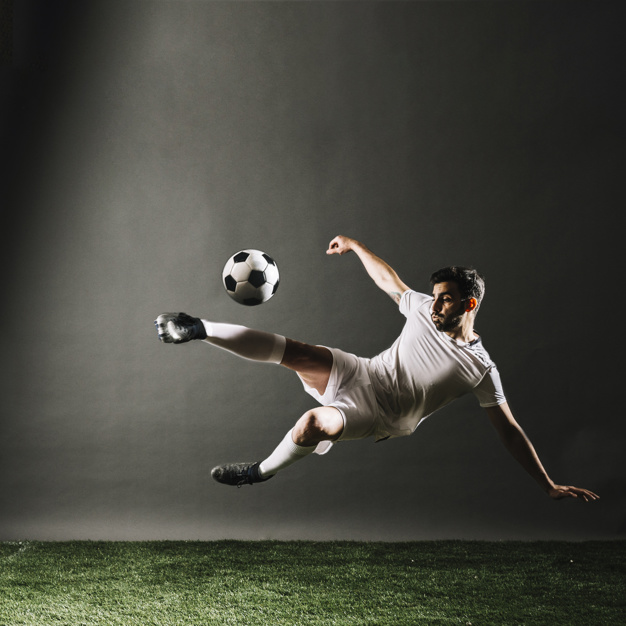
#> input picture jogador.jpg, 626 x 626 px
$ python histograma.py
#> lines starting #> are read from the running program, lines starting #| are printed output that depends on the picture
from matplotlib import pyplot as plt
import cv2

img = cv2.imread("jogador.jpg")
#> img is the input picture: shape (626, 626, 3); mean B, G, R 62.3, 70.7, 70.2
img = cv2.cvtColor( img, cv2.COLOR_BGR2GRAY)
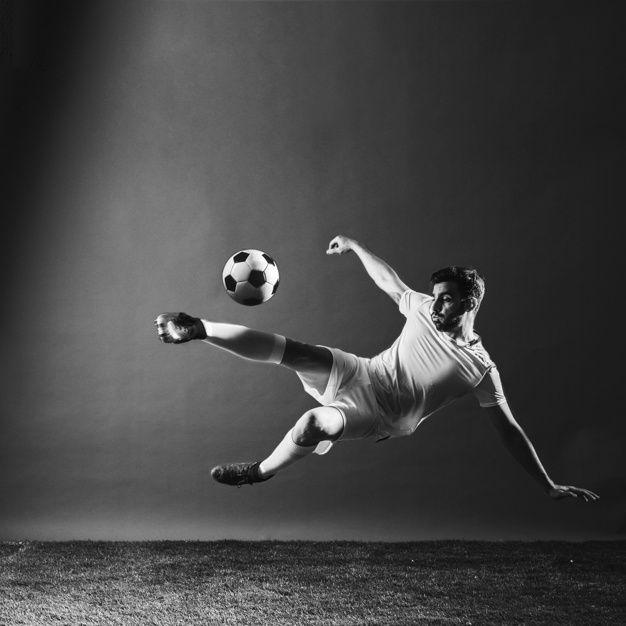
#> img: shape (626, 626); min 7, max 255, mean 69.6
#Função calcHist para calcular o histograma da imagem
h = cv2.calcHist( [img], [0], None, [256], [0,256])
#> h = 256 values, max 9328 at index 31, min 0 at index 0, mean 1530.8
plt.figure()
plt.title( "Histograma")
plt.xlabel( "Intensidade")
plt.ylabel("Quantidade de pixel")
plt.plot( h )
plt.xlim([0,256])
plt.show()
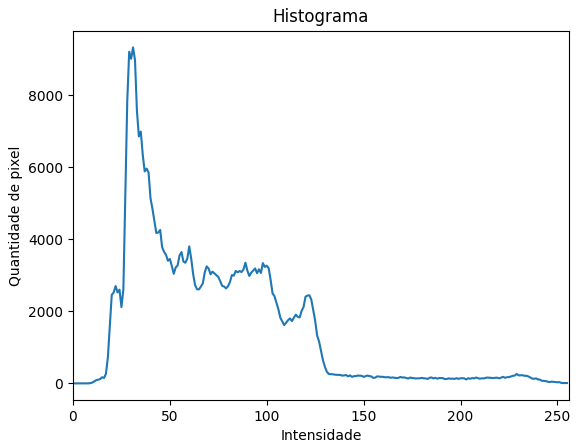
#> figure drawn by matplotlib, 1 panel; curve peaks at x = 31, y = 9328
